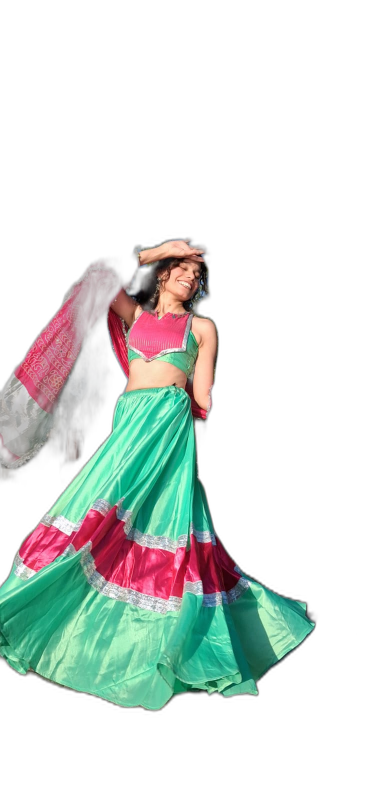
#> input picture cutouts/lifestyle/u2net_human_seg/green-twirl.png, 738 x 1600 px, given in place of green-twirl.jpg, which was not available (shown at 1/2 size); the run also reads 1 picture not shown here
$ python lifestyle.py
#> lines starting #> are read from the running program, lines starting #| are printed output that depends on the picture; after the words box and inside, x2 and y2 are one past the last pixel; in counts of white or black regions, pixels touching at a corner belong together
# Model photos (raw/lifestyle) -> studio-backdrop catalogue shots + lookbook images.
# Needs person cutouts first:  python tools/cutout_people.py  and  python tools/cutout_people.py u2net_human_seg
# (the second writes to cutouts/lifestyle/u2net_human_seg/ when run with OUT_SUB below). Run from project root.
import os, numpy as np
from PIL import Image, ImageDraw, ImageFilter, ImageEnhance
from scipy import ndimage as ndi

ROOT = os.path.dirname(os.path.dirname(os.path.abspath(__file__)))
RAW, CUT = os.path.join(ROOT, "raw", "lifestyle"), os.path.join(ROOT, "cutouts", "lifestyle")
PROD, LOOK = os.path.join(ROOT, "public", "assets", "products"), os.path.join(ROOT, "public", "assets", "lookbook")
os.makedirs(LOOK, exist_ok=True)

def poly_mask(shape, pts):
    m = Image.new("L", (shape[1], shape[0]), 0); ImageDraw.Draw(m).polygon(pts, fill=255); return np.array(m) > 0

# Manual clean-up per photo (pixel coordinates in the original image).
FIX = {
    "green-pose": lambda m, Y, X: m & ~((X < 250) & (Y > 880) & (Y < 1000)),                 # garden bench
    "twinning": lambda m, Y, X: m & ~poly_mask(m.shape, [(522, 740), (622, 740), (622, 902), (592, 902), (566, 945),
                                                          (560, 1000), (545, 1050), (512, 1050), (516, 940)])
                                     & ~poly_mask(m.shape, [(558, 892), (610, 892), (600, 940), (583, 948), (564, 962)]),  # statue
    "kutch": lambda m, Y, X: m & poly_mask(m.shape, [(0, 0), (318, 0), (318, 820), (326, 1062), (292, 1082),
                                                      (242, 1350), (226, 1450), (214, 1600), (0, 1600)]),       # left girl only
}

SKY = {"green-pose", "green-twirl", "twinning"}

def matte(name, src):
    """Union of two segmentation models, holes filled, specks dropped, light edge feather."""
    a = np.array(Image.open(os.path.join(CUT, src + ".png")).convert("RGBA"))[..., 3].astype(float)
    b = np.array(Image.open(os.path.join(CUT, "u2net_human_seg", src + ".png")).convert("RGBA"))[..., 3].astype(float)
    u = np.maximum(a, b); m = ndi.binary_fill_holes(u > 110)
    Y, X = np.mgrid[:m.shape[0], :m.shape[1]]
    if name in FIX: m = FIX[name](m, Y, X)
    if src in SKY:   # blue sky seen through curls / between arm and body: key it out in the upper part
        px = np.array(Image.open(os.path.join(RAW, src + ".jpg")).convert("RGB")).astype(int)
        r, g, bl = px[..., 0], px[..., 1], px[..., 2]
        sky = (bl > r + 35) & (bl > g + 8) & (bl > 110) & (Y < m.shape[0] * 0.55)
        m &= ~ndi.binary_opening(sky, iterations=1)
    lab, k = ndi.label(m)
    if k > 1:
        sz = ndi.sum(m, lab, range(1, k + 1)); m = np.isin(lab, [j + 1 for j, s in enumerate(sz) if s > 0.05 * m.sum()])
    core = ndi.binary_erosion(m, iterations=3)
    alpha = np.where(core, 255, np.where(m, np.maximum(u, 0) * 0.6 + 255 * 0.4, 0))
    alpha = ndi.gaussian_filter(alpha, 0.7)
    return np.clip(alpha, 0, 255).astype(np.uint8)

def backdrop(w, h, tone):
    """Seamless studio paper: warm wall, lighter floor sweep, soft key-light glow behind the model."""
    top, mid, floor = [np.array(c, float) for c in tone]
    y = np.linspace(0, 1, h)[:, None, None]
    sweep = np.clip((y - 0.70) / 0.14, 0, 1)
    col = (top * (1 - y) + mid * y) * (1 - sweep) + floor * sweep
    img = np.repeat(col, w, axis=1)
    yy, xx = np.mgrid[:h, :w]
    glow = np.exp(-(((xx - w * 0.5) / (w * 0.45)) ** 2 + ((yy - h * 0.42) / (h * 0.42)) ** 2))
    img = img + glow[..., None] * 14
    vig = 1 - 0.07 * (((xx - w / 2) / (w / 2)) ** 2 + ((yy - h / 2) / (h / 2)) ** 2)
    return Image.fromarray(np.clip(img * vig[..., None], 0, 255).astype(np.uint8))

TONES = {"ivory": [(236, 228, 221), (244, 238, 233), (249, 245, 241)],
         "blush": [(238, 224, 222), (245, 235, 232), (250, 244, 241)],
         "sand": [(232, 222, 210), (241, 234, 225), (248, 243, 237)]}

def grade(img):
    img = ImageEnhance.Contrast(img).enhance(1.05)
    img = ImageEnhance.Color(img).enhance(1.04)
    r, g, b = img.split()                                    # a touch of warmth, like soft studio light
    return Image.merge("RGB", (r.point(lambda v: min(255, int(v * 1.015 + 2))), g, b.point(lambda v: int(v * 0.985))))

def decontaminate(rgb, a):
    """Edge pixels pick up sky/wall colour; replace them with the nearest solid-interior colour."""
    A = np.array(a); core = ndi.binary_erosion(A > 250, iterations=2)
    _, (iy, ix) = ndi.distance_transform_edt(~core, return_indices=True)
    px = np.array(rgb).astype(float); edge = (A > 0) & ~core
    px[edge] = px[edge] * 0.45 + px[iy[edge], ix[edge]] * 0.55       # blend, not replace: avoids streaks
    return Image.fromarray(px.astype(np.uint8))

def place(name, src, out, size, tone, height=0.84, bleed=False, x_frac=0.5, sharpen=True):
    rgb = grade(Image.open(os.path.join(RAW, src + ".jpg")).convert("RGB"))
    a = Image.fromarray(matte(name, src))
    box = a.point(lambda v: 255 if v > 30 else 0).getbbox()
    rgb, a = rgb.crop(box), a.crop(box)
    rgb = decontaminate(rgb, a)
    W, H = size
    s = min(H * height / a.height, W * 0.92 / a.width)
    nw, nh = round(a.width * s), round(a.height * s)
    rgb, a = rgb.resize((nw, nh), Image.LANCZOS), a.resize((nw, nh), Image.LANCZOS)
    if sharpen and s > 1.2: rgb = rgb.filter(ImageFilter.UnsharpMask(radius=2, percent=70, threshold=2))
    bg = backdrop(W, H, TONES[tone])
    x = int(W * x_frac - nw / 2); x = max(-nw // 3, min(W - nw * 2 // 3, x))
    y = H - nh if bleed else int(H * 0.935) - nh
    # contact shadow + soft drop shadow so the model sits on the floor
    sh = Image.new("L", (W, H), 0)
    if not bleed:
        d = ImageDraw.Draw(sh); bw = nw * 0.62; cx = x + nw / 2
        d.ellipse((cx - bw / 2, y + nh - 18, cx + bw / 2, y + nh + 26), fill=95)
    drop = Image.new("L", (W, H), 0); drop.paste(a, (x + 14, y + 10)); drop = drop.point(lambda v: v * 0.22)
    sh = Image.fromarray(np.maximum(np.array(sh), np.array(drop))).filter(ImageFilter.GaussianBlur(24))
    bg = Image.composite(Image.new("RGB", (W, H), (110, 96, 92)), bg, sh)
    # light wrap: let the backdrop colour bleed a little into the outer edge of the figure
    full_a = Image.new("L", (W, H), 0); full_a.paste(a, (x, y))
    edge = np.array(full_a).astype(float) / 255
    ring = np.clip(edge - ndi.grey_erosion(edge, size=(7, 7)), 0, 1) * 0.35
    fig = Image.new("RGB", (W, H)); fig.paste(rgb, (x, y))
    blur_bg = np.array(bg.filter(ImageFilter.GaussianBlur(8))).astype(float)
    fig = np.array(fig).astype(float) * (1 - ring[..., None]) + blur_bg * ring[..., None]
    out_img = Image.composite(Image.fromarray(fig.astype(np.uint8)), bg, full_a)
    return out_img

def save(img, path, sm=None):
    img.save(path, "WEBP", quality=88, method=6)
    if sm: img.resize(sm, Image.LANCZOS).save(path.replace(".webp", "-sm.webp"), "WEBP", quality=84, method=6)
    print("wrote", os.path.relpath(path, ROOT))

def graded_original(src, out, crop=None, maxw=1400):
    """Real background kept: crop, grade, gentle background softening for an editorial feel."""
    rgb = grade(Image.open(os.path.join(RAW, src + ".jpg")).convert("RGB"))
    a = Image.fromarray(matte(src, src)).filter(ImageFilter.GaussianBlur(6))
    soft = rgb.filter(ImageFilter.GaussianBlur(5))
    soft = ImageEnhance.Brightness(soft).enhance(1.03)
    img = Image.composite(rgb, soft, a)
    if crop: img = img.crop(crop)
    if img.width > maxw: img = img.resize((maxw, round(img.height * maxw / img.width)), Image.LANCZOS)
    save(img, os.path.join(LOOK, out + ".webp"))

if __name__ == "__main__":
    P = (1200, 1500)
    save(place("green-twirl", "green-twirl", "", P, "blush", height=0.88), os.path.join(PROD, "hara-satin-2.webp"), (600, 750))
#> in matte, `m = ndi.binary_fill_holes(u > 110)`:
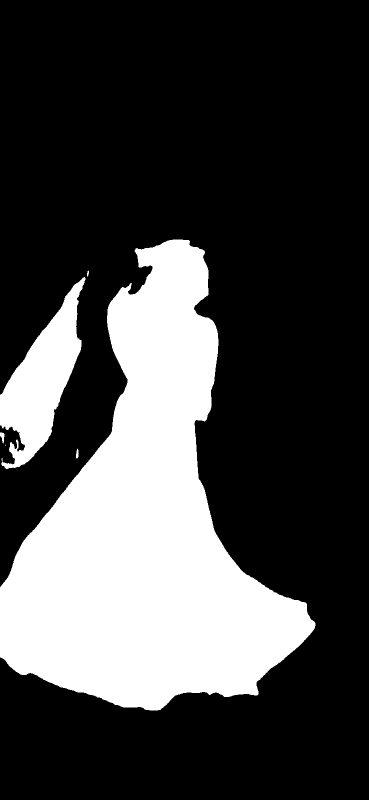
#> m: shape (1600, 738) bool (shown at 1/2 size); 26.9% white; 6 white regions (1 under 20 px), largest, box (x1, y1, x2, y2) and area: (0, 479, 631, 1421) 288822, (0, 554, 171, 938) 28534, (0, 865, 9, 887) 119, (152, 897, 157, 917) 77, (174, 541, 178, 553) 33
#> in matte, `sky = (bl > r + 35) & (bl > g + 8) & (bl > 110) & (Y < m.shape[0] * 0...`: sky: shape (1600, 738) bool; 0.01% white in thin lines or dots, all inside (x1, y1, x2, y2) = (219, 500, 416, 786)
#> in matte, `lab, k = ndi.label(m)`:
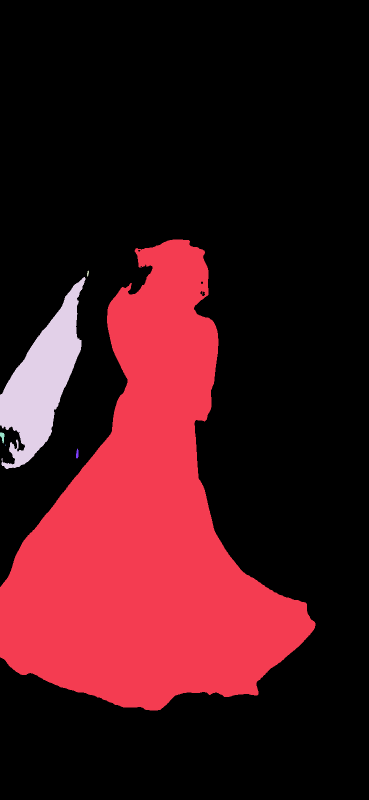
#> lab: shape (1600, 738) int32 (shown at 1/2 size); 8 distinct labels, from 0 to 7; one colour per label, 0 black
#> in matte, `lab, k = ndi.label(m)`: k = 7
#> in matte, `sz = ndi.sum(m, lab, range(1, k + 1))`: sz = [288730, 1, 33, 28534, 119, 3, 77]
#> in matte, `m = np.isin(lab, [j + 1 for j, s in enumerate(sz) if s > 0.05 * m.sum(`: m: shape (1600, 738) bool; 26.9% white; 2 white regions, box (x1, y1, x2, y2) and area: (0, 479, 631, 1421) 288730, (0, 554, 171, 938) 28534
#> in matte, `core = ndi.binary_erosion(m, iterations=3)`: core: shape (1600, 738) bool; 26% white; 2 white regions, box (x1, y1, x2, y2) and area: (3, 482, 628, 1418) 280763, (3, 558, 168, 935) 25670
#> in place, `box = a.point(lambda v: 255 if v > 30 else 0).getbbox()`: box = (0, 478, 632, 1422)
#> in decontaminate, `core = ndi.binary_erosion(A > 250, iterations=2)`: core: shape (944, 632) bool; 49.8% white; 2 white regions, box (x1, y1, x2, y2) and area: (2, 7, 626, 937) 274246, (6, 89, 162, 450) 22978
#> in decontaminate, `_, (iy, ix) = ndi.distance_transform_edt(~core, return_indices=True)`:
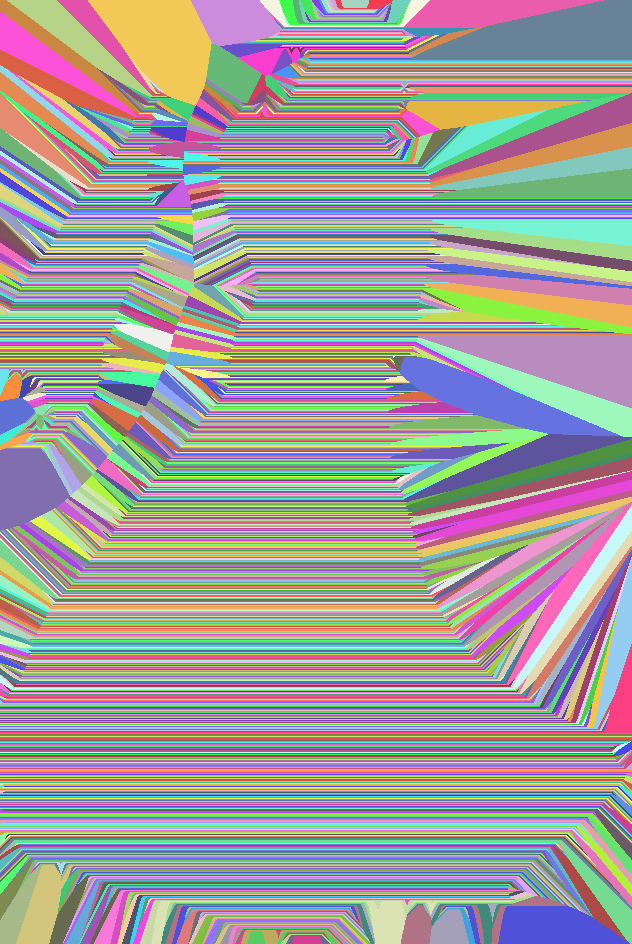
#> iy: shape (944, 632) int32; 930 distinct labels, from 7 to 936; one colour per label, 0 black
#> in decontaminate, `edge = (A > 0) & ~core`:
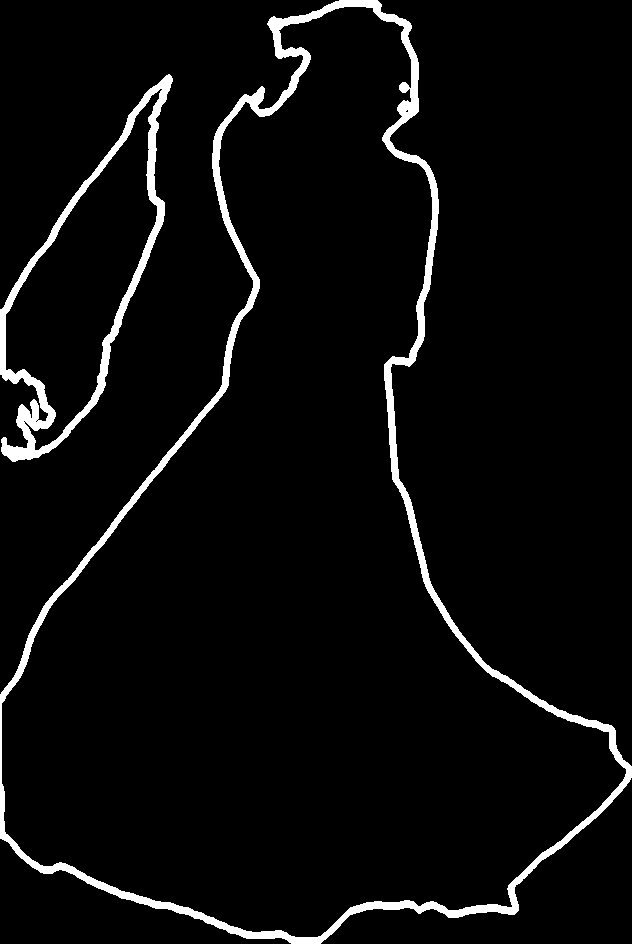
#> edge: shape (944, 632) bool; 4.5% white; 2 white regions, box (x1, y1, x2, y2) and area: (0, 0, 632, 944) 19472, (0, 74, 173, 462) 7431
#> in decontaminate, `px[edge] = px[edge] * 0.45 + px[iy[edge], ix[edge]] * 0.55`:
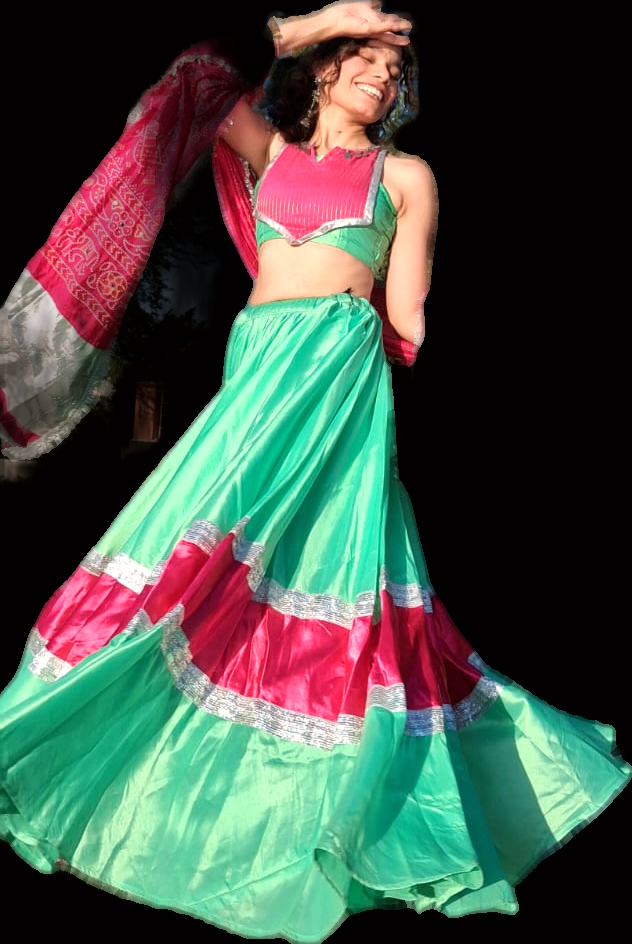
#> px: shape (944, 632, 3) float64; mean R, G, B 70.5, 83.4, 72.7
#> in place, `sh = Image.new("L", (W, H), 0)`: sh: PIL image 1200x1500 L; every value is 0
#> in place, `fig = Image.new('RGB', (W, H))`: fig: PIL image 1200x1500 RGB; every value is 0
#> in place, `fig.paste(rgb, (x, y))`:
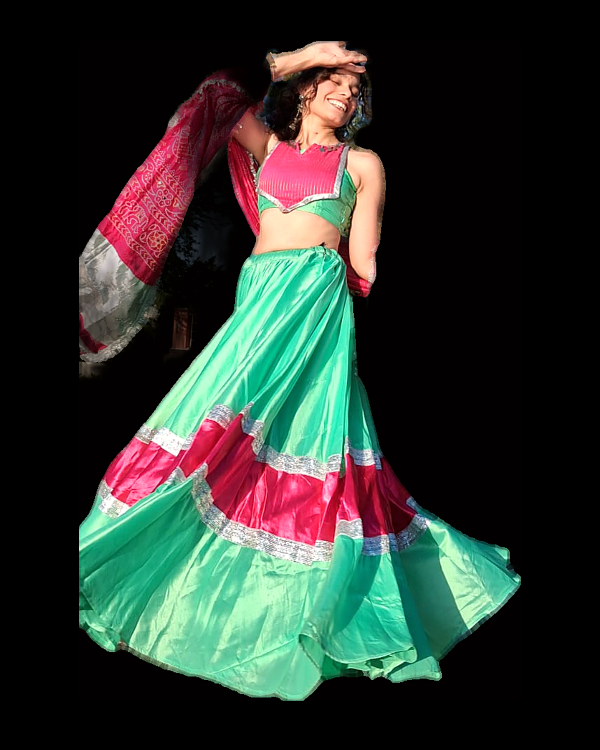
#> fig: PIL image 1200x1500 RGB (shown at 1/2 size); mean R, G, B 45.7, 54, 47.2
#> in save, `if sm: img.resize(sm, Image.LANCZOS).save(path.replace(".webp", "-sm.w..`:
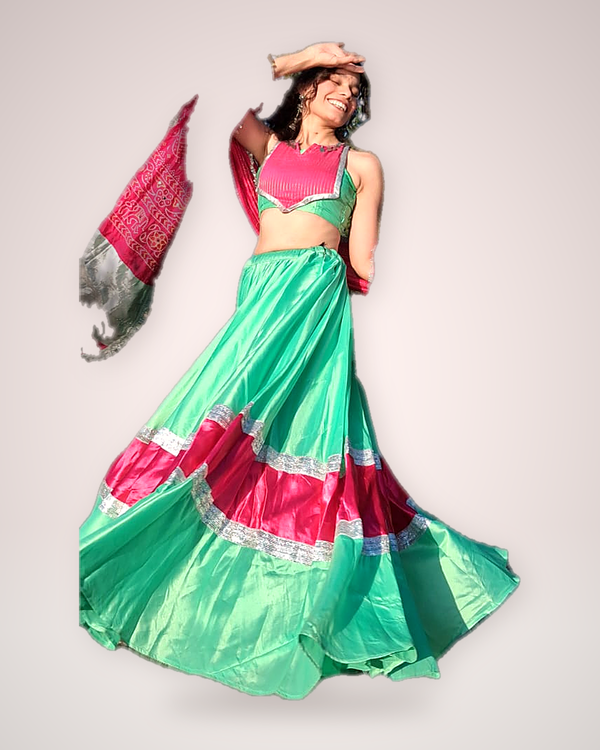
#> saved as hara-satin-2-sm.webp: PIL image 600x750 RGB; mean R, G, B 195.6, 197.9, 189.6
    save(place("kutch", "duo-mirror", "", P, "sand", height=0.97, bleed=True, x_frac=0.5), os.path.join(PROD, "kutch-rang-1.webp"), (600, 750))
    # lookbook: studio editorials + softened originals
